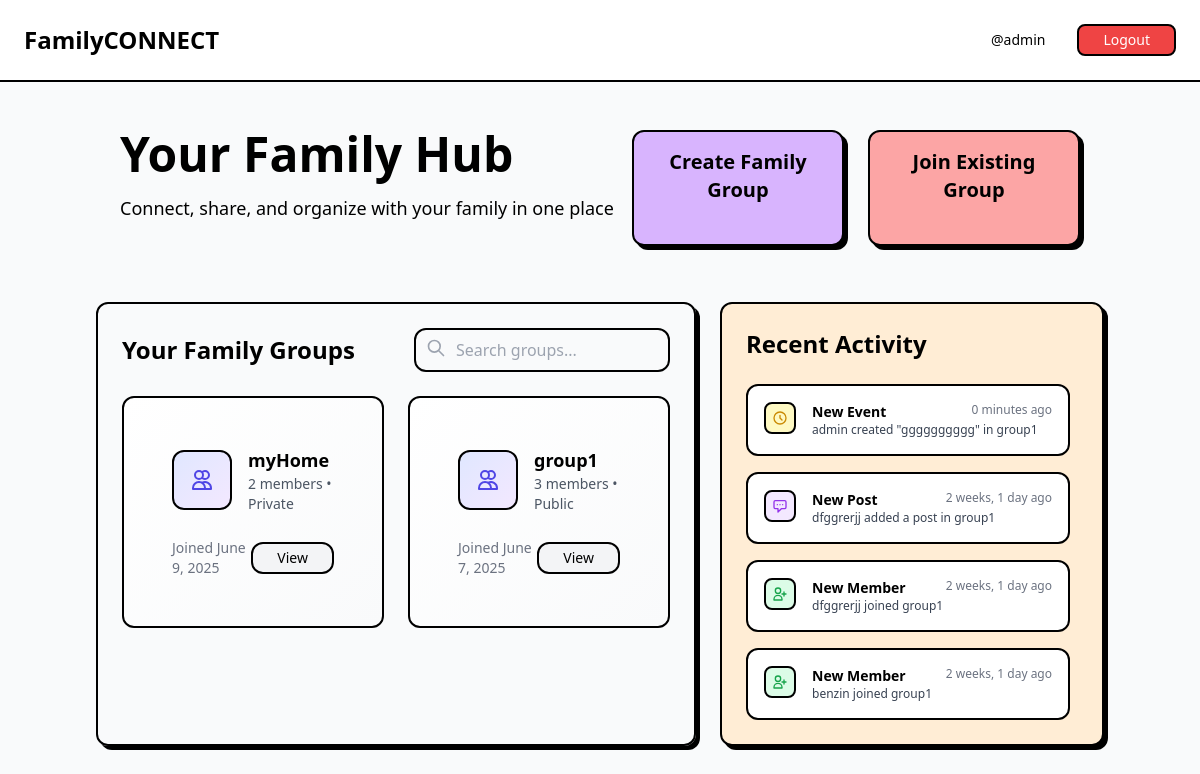
The app's page /home/ (signed in) with its own data.
### apps/users/models.py (models this page shows, shortened)
class CustomUser(AbstractUser):
    profile_picture_url = models.URLField(
        _('profile picture URL'),
        max_length=200,
        blank=True,
        null=True,
        help_text=_("URL to the user's profile picture (optional).")
    )
    contact_info = models.JSONField(
        _('contact information'),
        blank=True,
        null=True,
        help_text=_('Additional contact details (phone, address, etc).')
    )
    role = models.CharField(
        _('user role'),
        max_length=20,
        choices=UserRole.choices,
        default=UserRole.USER,
        help_text=_("User's role on the platform.")
    )
    email = models.EmailField(_('email address'), unique=True, blank=False, null=False)
    def get_full_name(self):
        full_name = f"{self.first_name} {self.last_name}"
        return full_name.strip()

### apps/groups/models.py (models this page shows, shortened)
class FamilyGroup(models.Model):
    id = models.UUIDField(primary_key=True, default=uuid.uuid4, editable=False)
    group_name = models.CharField(max_length=150, unique=True)
    description = models.TextField(blank=True, null=True)
    created_at = models.DateTimeField(default=timezone.now)
    created_by = models.ForeignKey(
        settings.AUTH_USER_MODEL,
        on_delete=models.SET_NULL,
        null=True,
        related_name='created_family_groups'
    )
    admin_user = models.ForeignKey(
        settings.AUTH_USER_MODEL,
        on_delete=models.SET_NULL,
        null=True,
        related_name='admin_of_family_groups'
    )
    is_public = models.BooleanField(default=False)
    invitation_code = models.CharField(max_length=50, unique=True, blank=True, null=True)

class GroupMembership(models.Model):
    class MembershipStatus(models.TextChoices):
        PENDING = 'pending', 'Pending'
        APPROVED = 'approved', 'Approved'
        REJECTED = 'rejected', 'Rejected'
        LEFT = 'left', 'Left'
    class MembershipRole(models.TextChoices):
        MEMBER = 'member', 'Member'
        ADMIN = 'admin', 'Admin'
    id = models.UUIDField(primary_key=True, default=uuid.uuid4, editable=False)
    user = models.ForeignKey(
        settings.AUTH_USER_MODEL,
        on_delete=models.CASCADE,
        related_name='family_group_memberships'
    )
    group = models.ForeignKey(
        FamilyGroup,
        on_delete=models.CASCADE,
        related_name='memberships'
    )
    status = models.CharField(
        max_length=10,
        choices=MembershipStatus.choices,
        default=MembershipStatus.PENDING
    )
    role = models.CharField(
        max_length=10,
        choices=MembershipRole.choices,
        default=MembershipRole.MEMBER
    )
    joined_at = models.DateTimeField(default=timezone.now)
    approved_by = models.ForeignKey(
        settings.AUTH_USER_MODEL,
        on_delete=models.SET_NULL,
        null=True,
        blank=True,
        related_name='approved_memberships'
    )
    class Meta:
        unique_together = ('user', 'group')
        ordering = ['-joined_at']

### apps/events/models.py (models this page shows, shortened)
class Event(models.Model):
    event_id = models.UUIDField(primary_key=True, default=uuid.uuid4, editable=False)
    group = models.ForeignKey(FamilyGroup, on_delete=models.CASCADE, related_name='events')
    event_name = models.CharField(max_length=255)
    description = models.TextField(blank=True, null=True)
    start_time = models.DateTimeField()
    end_time = models.DateTimeField(blank=True, null=True)
    location = models.CharField(max_length=255, blank=True, null=True)
    created_at = models.DateTimeField(auto_now_add=True)
    created_by_user = models.ForeignKey(settings.AUTH_USER_MODEL, on_delete=models.CASCADE)
    is_private = models.BooleanField(default=False)
    rsvp_options = models.JSONField(blank=True, null=True)

### apps/posts/models.py (models this page shows, shortened)
class Post(models.Model):
    post_id = models.UUIDField(primary_key=True, default=uuid.uuid4, editable=False)
    post_type = models.CharField(
        _('post type'),
        max_length=20,
        choices=PostType.choices,
        default=PostType.FAMILY_GROUP_SPECIFIC,
        help_text=_("Defines the audience/scope of the post.")
    )
    content = models.TextField(_('content'), help_text=_("The main text content of the post."))
    media_attachments = models.JSONField(
        _('media attachments'),
        blank=True,
        null=True,
        default=list,
        help_text=_("JSON array of URLs to images or videos attached to the post.")
    )
    created_at = models.DateTimeField(_('created at'), auto_now_add=True)
    created_by_user = models.ForeignKey(
        CustomUser,
        on_delete=models.CASCADE,
        related_name='posts',
        verbose_name=_('created by user')
    )
    group = models.ForeignKey(
        FamilyGroup,
        on_delete=models.CASCADE,
        related_name='posts',
        null=True,
        blank=True,
        verbose_name=_('group'),
        help_text=_("The family group this post belongs to, if applicable.")
    )
    visibility_settings = models.JSONField(
        _('visibility settings'),
        blank=True,
        null=True,
        help_text=_('JSON for more granular visibility rules (e.g., specific members).')
    )
    last_edited_at = models.DateTimeField(_('last edited at'), auto_now=True, null=True, blank=True)
    class Meta:
        verbose_name = _('post')
        verbose_name_plural = _('posts')
        ordering = ['-created_at']

### apps/core/views.py (the view)
# urls.py: path('home/', views.home_page, name='home'),
@login_required
def home_page(request):
    user = request.user
    memberships = GroupMembership.objects.select_related('group').filter(
        user=user,
        status=GroupMembership.MembershipStatus.APPROVED
    )
    group_ids = memberships.values_list('group_id', flat=True)
    groups = []
    for membership in memberships:
        group = membership.group
        groups.append({
            'id': group.id,
            'name': group.group_name,
            'description': group.description,
            'members_count': group.memberships.filter(
                status=GroupMembership.MembershipStatus.APPROVED
            ).count(),
            'joined_date': membership.joined_at.date(),
            'type': 'Public' if group.is_public else 'Private',
        })
    activity_feed = []
    posts = Post.objects.select_related('group', 'created_by_user').filter(
    group_id__in=group_ids,
    post_type=PostType.FAMILY_GROUP_SPECIFIC  # ← correct way
).order_by('-created_at')[:5]
    for post in posts:
        activity_feed.append(Activity("Post", post.created_at, post))
    events = Event.objects.select_related('group', 'created_by_user').filter(
        group_id__in=group_ids
    ).order_by('-start_time')[:5]
    for event in events:
        activity_feed.append(Activity("Event", event.start_time, event))
    joins = GroupMembership.objects.select_related('user', 'group').filter(
        group_id__in=group_ids,
        status=GroupMembership.MembershipStatus.APPROVED
    ).order_by('-joined_at')[:5]
    for join in joins:
        activity_feed.append(Activity("Join", join.joined_at, join))
    activity_feed.sort(key=lambda x: x.timestamp, reverse=True)
    activity_feed = activity_feed[:4]
    context = {
        'user': user,
        'groups': groups,
        'range_list': range(1, 7),
        'activity_feed': activity_feed,
    }
    return render(request, 'core/home.html', context)

### apps/core/templates/core/home.html (shortened to what this page needs)
{% extends "base.html" %}
{% load humanize %}
{% block content %}
<div class="min-h-screen bg-gray-50 flex flex-col lg:flex-row">
  <div class="flex-1">
    <nav class="bg-white border-b-2 border-black p-4 flex justify-between items-center gap-3">
      <h1 class="text-2xl font-bold">FamilyCONNECT</h1>
      <div class="flex items-center gap-2">
        <p class="text-black px-4 py-1 rounded-lg font-medium text-sm">@{{ request.user.username }}</p>
        <a href="{% url 'users:logout' %}" class="bg-red-500 text-white px-4 py-1 rounded-lg border-2 border-black font-medium text-sm hover:shadow-[2px_2px_0px_0px_rgba(0,0,0,1)] transition-all">
          Logout
        </a>
      </div>
    </nav>
    <main class="py-6 md:px-24">
      <div class="mb-8 p-6 flex flex-col md:flex-row justify-between rounded-xl">
        <div>
          <h1 class="text-2xl md:text-5xl font-bold mb-3">Your Family Hub</h1>
          <p class="text-lg mb-6 max-w-2xl">Connect, share, and organize with your family in one place</p>
        </div>
        <div class="flex flex-col sm:flex-row gap-4 max-w-md w-full">
          <a href="{% url 'groups:create_group' %}" class="text-black text-center flex-1 px-6 py-3 text-lg sm:text-xl font-bold bg-purple-300 border-2 border-black rounded-xl shadow-[4px_4px_0px_0px_rgba(0,0,0,1)] hover:shadow-[2px_2px_0px_0px_rgba(0,0,0,1)] transition-all">
            Create Family Group
          </a>
          <a href="{% url 'groups:join_group' %}" class="text-black text-center flex-1 px-6 py-3 text-lg sm:text-xl font-bold bg-red-300 border-2 border-black rounded-xl shadow-[4px_4px_0px_0px_rgba(0,0,0,1)] hover:shadow-[2px_2px_0px_0px_rgba(0,0,0,1)] transition-all">
            Join Existing Group
          </a>
        </div>
      </div>
      <div class="flex flex-col lg:flex-row gap-6">
        <div class="flex-1 rounded-xl  border-2 border-black shadow-[4px_4px_0px_0px_rgba(0,0,0,1)] p-4 md:p-6">
          <div class="flex flex-col md:flex-row justify-between items-start md:items-center mb-6 gap-4">
            <h2 class="text-2xl font-bold">Your Family Groups</h2>
            <div class="relative w-full md:w-64">
              <input type="text" placeholder="Search groups..." class="pl-10 pr-4 py-2 bg-gray-50 rounded-xl border-2 border-black focus:ring-2 focus:ring-indigo-500 w-full" />
              <svg class="absolute left-3 top-2.5 h-5 w-5 text-gray-400" fill="none" stroke="currentColor" viewBox="0 0 24 24">
                <path stroke-linecap="round" stroke-linejoin="round" stroke-width="2" d="M21 21l-6-6m2-5a7 7 0 11-14 0 7 7 0 0114 0z"/>
              </svg>
            </div>
          </div>
          {% if groups %}
          <div class="grid grid-cols-1 md:grid-cols-2 gap-4">
            {% for group in groups %}
            <div class="bg-gradient-to-br from-white to-gray-50 rounded-xl border-2 border-black p-5 hover:shadow-[4px_4px_0px_0px_rgba(0,0,0,1)] transition-all">
              <div class="flex items-center mb-4">
                <div class="bg-gradient-to-br from-indigo-100 to-purple-100 p-3 rounded-xl border-2 border-black mr-4">
                  <svg class="w-6 h-6 text-indigo-600" fill="none" stroke="currentColor" viewBox="0 0 24 24">
                    <path stroke-linecap="round" stroke-linejoin="round" stroke-width="2" d="M12 4.354a4 4 0 110 5.292M15 21H3v-1a6 6 0 0112 0v1zm0 0h6v-1a6 6 0 00-9-5.197M13 7a4 4 0 11-8 0 4 4 0 018 0z"/>
                  </svg>
                </div>
                <div>
                  <h3 class="text-lg font-bold">{{ group.name }}</h3>
                  <p class="text-gray-600 text-sm">{{ group.members_count }} members • {{ group.type }}</p>
                </div>
              </div>
              <div class="flex justify-between items-center text-sm">
                <span class="text-gray-500">Joined {{ group.joined_date }}</span>
                <a href="{% url 'groups:group_dashboard' group.id %}" class="bg-gray-100 px-4 py-1 rounded-xl border-2 border-black font-medium hover:bg-gray-200 transition-all">
                  View
                </a>
              </div>
            </div>
            {% endfor %}
          </div>
          {% endif %}
        </div>
        <div class="lg:w-96 bg-orange-100 rounded-xl border-2 border-black shadow-[4px_4px_0px_0px_rgba(0,0,0,1)] p-4 md:p-6">
          <div class="flex justify-between items-center mb-6">
            <h2 class="text-2xl font-bold">Recent Activity</h2>
          </div>
          <div class="space-y-4 max-h-[600px] overflow-y-auto pr-2">
           {% if activity_feed %}
  {% for activity in activity_feed %}
    <div class="bg-white p-3 rounded-xl border-2 border-black flex items-start gap-3 hover:shadow-[2px_2px_0px_0px_rgba(0,0,0,1)] transition-all">
      {% if activity.type == "Post" %}
        <div class="bg-purple-100 p-1.5 rounded-lg border-2 border-black flex-shrink-0">
          <svg class="w-4 h-4 text-purple-600" fill="none" stroke="currentColor" viewBox="0 0 24 24">
            <path stroke-linecap="round" stroke-linejoin="round" stroke-width="2" d="M8 10h.01M12 10h.01M16 10h.01M9 16H5a2 2 0 01-2-2V6a2 2 0 012-2h14a2 2 0 012 2v8a2 2 0 01-2 2h-5l-5 5v-5z"/>
          </svg>
        </div>
        <div class="flex-1 min-w-0">
          <div class="flex justify-between items-start">
            <h3 class="font-bold text-sm truncate">New Post</h3>
            <span class="text-xs text-gray-500 whitespace-nowrap">{{ activity.timestamp|timesince }} ago</span>
          </div>
          <p class="text-xs text-gray-700 truncate">
            {{ activity.obj.created_by_user.get_full_name|default:activity.obj.created_by_user.username }} added a post in {{ activity.obj.group.group_name }}
          </p>
        </div>
      {% elif activity.type == "Event" %}
        <div class="bg-yellow-100 p-1.5 rounded-lg border-2 border-black flex-shrink-0">
          <svg class="w-4 h-4 text-yellow-600" fill="none" stroke="currentColor" viewBox="0 0 24 24">
            <path stroke-linecap="round" stroke-linejoin="round" stroke-width="2" d="M12 8v4l3 3m6-3a9 9 0 11-18 0 9 9 0 0118 0z"/>
          </svg>
        </div>
        <div class="flex-1 min-w-0">
          <div class="flex justify-between items-start">
            <h3 class="font-bold text-sm truncate">New Event</h3>
            <span class="text-xs text-gray-500 whitespace-nowrap">{{ activity.timestamp|timesince }} ago</span>
          </div>
          <p class="text-xs text-gray-700 truncate">
            {{ activity.obj.created_by_user.get_full_name|default:activity.obj.created_by_user.username }} created "{{ activity.obj.event_name }}" in {{ activity.obj.group.group_name }}
          </p>
        </div>
      {% elif activity.type == "Join" %}
        <div class="bg-green-100 p-1.5 rounded-lg border-2 border-black flex-shrink-0">
          <svg class="w-4 h-4 text-green-600" fill="none" stroke="currentColor" viewBox="0 0 24 24">
            <path stroke-linecap="round" stroke-linejoin="round" stroke-width="2" d="M18 9v3m0 0v3m0-3h3m-3 0h-3m-2-5a4 4 0 11-8 0 4 4 0 018 0zM3 20a6 6 0 0112 0v1H3v-1z"/>
          </svg>
        </div>
        <div class="flex-1 min-w-0">
          <div class="flex justify-between items-start">
            <h3 class="font-bold text-sm truncate">New Member</h3>
            <span class="text-xs text-gray-500 whitespace-nowrap">{{ activity.timestamp|timesince }} ago</span>
          </div>
          <p class="text-xs text-gray-700 truncate">
            {{ activity.obj.user.get_full_name|default:activity.obj.user.username }} joined {{ activity.obj.group.group_name }}
          </p>
        </div>
      {% endif %}
    </div>
  {% endfor %}
{% else %}
  <div class="text-gray-600 text-sm">No recent activity to show.</div>
{% endif %}
          </div>
        </div>
      </div>
    </main>
  </div>
</div>
{% endblock %}

### templates/base.html (shortened to what this page needs)
{% load static %}
<!DOCTYPE html>
<html lang="en"  x-data="{ mobileMenuOpen: false, openTab: 'home' }>
<head>
    <meta charset="UTF-8" />
    <script src="https://cdn.tailwindcss.com"></script>
    <link rel="stylesheet" href="https://cdnjs.cloudflare.com/ajax/libs/font-awesome/6.4.0/css/all.min.css">
    <link href="https://cdn.jsdelivr.net/npm/bootstrap@5.3.3/dist/css/bootstrap.min.css" rel="stylesheet">
</head>
<body class="font-sans bg-white text-black  min-h-screen">
    <main class="">
        {% block content %}
        {% endblock %}
    </main>
</body>
</html>

### templates/base.html (style rules this page uses)
* { scrollbar-width: none; -ms-overflow-style: none; }

### records on screen
CustomUser: user.username "admin"
FamilyGroup: name "myHome"
GroupMembership: name "group1", members_count "3", type "Public", joined_date "June 7, 2025"
Event: timestamp "0 minutes", obj.created_by_user.get_full_name "admin", obj.event_name "gggggggggg", obj.group.group_name "group1"
Post: timestamp "2 weeks, 1 day", obj.created_by_user.get_full_name "dfggrerjj", obj.group.group_name "group1"
GroupMembership: timestamp "2 weeks, 1 day", obj.user.get_full_name "dfggrerjj", obj.group.group_name "group1"
GroupMembership: timestamp "2 weeks, 1 day", obj.user.get_full_name "benzin", obj.group.group_name "group1"

### other values on screen
{{ group.members_count }} "2"
{{ group.type }} "Private"
{{ group.joined_date }} "June 9, 2025"
